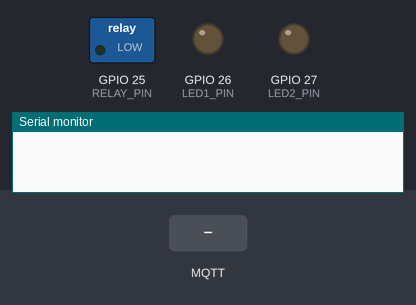
Simulated run of this sketch. Board: ESP32. Shown: switched loads named in the sketch (green lamp = pin HIGH), output pins drawn as LEDs (lit = HIGH), the last lines printed to the serial monitor. Dashed ring = blinking. Inputs (shaded band) come from the test bench. WiFi joins after 1.5 s; servers stay silent unless stated; the local clock reads 2024-03-15 10:24:30 at power-on unless the sketch sets it; no MQTT or app messages arrive unless stated.

Above: at 0.0 s.
At 3.2 s:
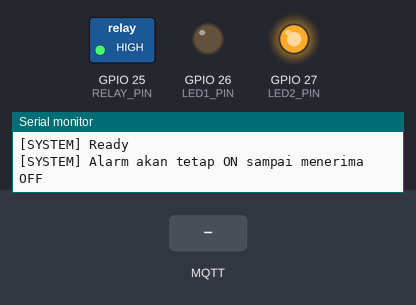
3.3 s: MQTT message "ON" arrives on the first subscribed topic
At 3.46 s:
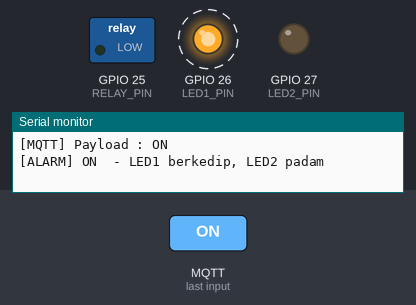
6.3 s: MQTT message "ALARM_ON" arrives on the first subscribed topic
9.3 s: MQTT message "TEST" arrives on the first subscribed topic
Timing chart, 0 to 18.3 s (numbered marks = the images above; inputs shaded):
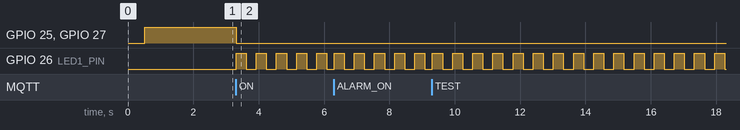

Measured:
- after the input at 3.3 s, GPIO 25 (RELAY_PIN), GPIO 27 (LED2_PIN): HIGH → LOW at once; GPIO 26 (LED1_PIN): alternates HIGH for 0.31 s and LOW for 0.31 s, starting at once

The sketch:

esp32_alarm.ino
```cpp
#include <WiFi.h>
#include <WiFiClientSecure.h>
#include <PubSubClient.h>
#include <time.h>

// ============================================================
//  Smart Community RT - Alarm ESP32
// ============================================================
//
//  Berlangganan perintah alarm lewat MQTT dan menggerakkan relay sirene
//  beserta dua LED penanda.
//
//  ------------------------------------------------------------
//  Arti kedua LED
//  ------------------------------------------------------------
//
//    LED 2  = SIAGA. Menyala terus saat keadaan aman.
//    LED 1  = ALARM. Berkedip saat sirene menyala.
//
//  Keduanya TIDAK PERNAH menyala bersamaan, dan itu disengaja: satu lampu
//  padam adalah tanda yang sama kuatnya dengan satu lampu menyala. Kalau
//  keduanya menyala saat alarm aktif, orang harus memperhatikan lampu mana
//  yang berkedip untuk tahu keadaannya — dari kejauhan, atau sekilas lewat,
//  itu tidak terbaca.
//
//  Dengan pembagian ini keadaan alat terbaca dari satu pandangan:
//
//    LED 2 menyala tenang        -> aman
//    LED 1 berkedip, LED 2 padam -> alarm menyala
//    keduanya padam              -> alat mati atau belum siap
//
//  Keadaan ketiga itu penting: sebelumnya "aman" dan "alat mati" sama-sama
//  ditandai kedua LED padam, sehingga alat yang mati diam-diam terlihat persis
//  seperti alat yang sedang berjaga.
// ============================================================


// ============================================================
//  KREDENSIAL SENGAJA DIKOSONGKAN
// ============================================================
//
//  Repositori ini PUBLIK. Nilai asli WiFi dan broker TIDAK ditulis di sini
//  karena riwayat git bersifat permanen: sekali ter-push, sandi itu terbit
//  selamanya walau barisnya dihapus di commit berikutnya.
//
//  Kredensial broker adalah yang paling berbahaya. Siapa pun yang memilikinya
//  bisa menyambung langsung ke broker dan menerbitkan "ON" sendiri - melewati
//  PIN darurat, melewati RBAC, dan tanpa meninggalkan satu baris pun di
//  activity_logs. Seluruh penjagaan di backend menjadi tidak berarti.
//
//  Isi kelima nilai di bawah pada salinan LOKAL sebelum flash, dan jangan
//  meng-commit salinan itu. Pola yang sama dipakai backend-node/.env.example.
// ============================================================

// ============================================================
// WiFi
// ============================================================
const char* WIFI_SSID = "GANTI_NAMA_WIFI";
const char* WIFI_PASSWORD = "GANTI_PASSWORD_WIFI";

// ============================================================
// MQTT / EMQX Cloud
// ============================================================
const char* MQTT_HOST = "GANTI_HOST_BROKER";
const uint16_t MQTT_PORT = 8883;

const char* MQTT_USER = "GANTI_USER_BROKER";
const char* MQTT_PASSWORD = "GANTI_PASSWORD_BROKER";

// ============================================================
// Identitas RT
// ============================================================
// Satu pemasangan melayani beberapa RT dalam satu RW, jadi tiap perangkat
// harus tahu ia milik RT mana. Nilai ini WAJIB disesuaikan sebelum diflash,
// dan harus sama persis dengan kolom `kode` pada tabel `rt` di server —
// termasuk angka nolnya: "003", bukan "3".
//
// Salah kode berarti sirene RT ini berbunyi untuk keadaan darurat di RT lain,
// atau lebih buruk, tidak berbunyi sama sekali saat RT ini yang membutuhkan.
const char* RT_CODE = "001";

// ============================================================
// MQTT Topics
// ============================================================
// Disusun dari RT_CODE saat setup(), bukan ditulis tetap. Pola dan urutannya
// harus sama dengan `POLA_TOPIK` di backend-node/src/config/mqtt.js:
//
//   smart-community/rt/{rt}/alarm/command
//   smart-community/rt/{rt}/alarm/status
char TOPIC_COMMAND[64];
char TOPIC_STATUS[64];

void susunTopik() {
  snprintf(TOPIC_COMMAND, sizeof(TOPIC_COMMAND), "smart-community/rt/%s/alarm/command", RT_CODE);
  snprintf(TOPIC_STATUS,  sizeof(TOPIC_STATUS),  "smart-community/rt/%s/alarm/status",  RT_CODE);
}

// ============================================================
// GPIO
// ============================================================
// Sesuaikan dengan wiring rangkaian kamu.
constexpr uint8_t RELAY_PIN = 25;
constexpr uint8_t LED1_PIN  = 26;  // ALARM  - berkedip saat sirene menyala
constexpr uint8_t LED2_PIN  = 27;  // SIAGA  - menyala saat keadaan aman

// Relay module ACTIVE LOW:
// LOW  = relay ON
// HIGH = relay OFF
constexpr uint8_t RELAY_ON  = LOW;
constexpr uint8_t RELAY_OFF = HIGH;

// Jeda kedip LED alarm.
//
// 300 ms terbaca sebagai "darurat" tanpa membuat mata lelah. Di bawah ~150 ms
// kedipannya mulai terlihat seperti lampu rusak, bukan peringatan.
constexpr unsigned long BLINK_INTERVAL = 300;

// ============================================================
// State
// ============================================================
bool alarmActive = false;

// Keadaan kedip LED alarm. Dikelola di loop(), bukan dengan delay(), supaya
// alat tetap membaca jaringan selama LED berkedip - lihat catatan di
// blinkAlarmLed().
bool led1State = false;
unsigned long lastBlink = 0;

// ============================================================
// Network
// ============================================================
WiFiClientSecure espClient;
PubSubClient mqtt(espClient);

// ============================================================
// NTP
// ============================================================
void syncTime() {
  Serial.println("[NTP] Synchronizing time...");

  configTime(
    0,
    0,
    "pool.ntp.org",
    "time.nist.gov",
    "time.google.com"
  );

  struct tm timeinfo;

  for (int i = 0; i < 20; i++) {
    if (getLocalTime(&timeinfo, 1000)) {
      Serial.println("[NTP] Time synchronized");

      Serial.printf(
        "[NTP] %04d-%02d-%02d %02d:%02d:%02d\n",
        timeinfo.tm_year + 1900,
        timeinfo.tm_mon + 1,
        timeinfo.tm_mday,
        timeinfo.tm_hour,
        timeinfo.tm_min,
        timeinfo.tm_sec
      );

      return;
    }

    Serial.print(".");
  }

  Serial.println();
  Serial.println("[NTP] FAILED");
}

// ============================================================
// LED Siaga
// ============================================================
// Dipakai saat boot dan setiap kali alarm mati, supaya "aman" selalu ditandai
// hal yang sama di seluruh berkas ini.
void setIdleLeds() {
  digitalWrite(LED1_PIN, LOW);   // alarm padam
  digitalWrite(LED2_PIN, HIGH);  // siaga menyala
  led1State = false;
}

// ============================================================
// Alarm Control
// ============================================================
void setAlarm(bool active) {
  alarmActive = active;

  if (active) {
    // Alarm ON
    digitalWrite(RELAY_PIN, RELAY_ON);

    // LED siaga DIPADAMKAN. Ia menandakan "aman", dan keadaan sekarang
    // bukan aman.
    digitalWrite(LED2_PIN, LOW);

    // Kedip dimulai dari padam lalu langsung dibalik oleh loop().
    // lastBlink = 0 membuat kedipan pertama terjadi seketika, bukan setelah
    // menunggu satu interval - pada alarm, jeda 300 ms di awal terasa seperti
    // alat yang tidak merespons.
    led1State = false;
    digitalWrite(LED1_PIN, LOW);
    lastBlink = 0;

    if (mqtt.connected()) {
      mqtt.publish(TOPIC_STATUS, "ON", true);
    }

    Serial.println("[ALARM] ON  - LED1 berkedip, LED2 padam");
  } else {
    // Alarm OFF
    digitalWrite(RELAY_PIN, RELAY_OFF);

    // Kembali ke tanda siaga: alarm padam, siaga menyala.
    setIdleLeds();

    if (mqtt.connected()) {
      mqtt.publish(TOPIC_STATUS, "OFF", true);
    }

    Serial.println("[ALARM] OFF - LED1 padam, LED2 menyala");
  }
}

// ============================================================
// Kedip LED alarm
// ============================================================
// Ditulis TANPA delay() dengan sengaja.
//
// Versi ber-delay membuat alat berhenti membaca jaringan selama ratusan
// milidetik pada setiap kedipan. Perintah OFF yang tiba pada jeda itu bisa
// terlewat, dan gejalanya adalah sirene yang terus berbunyi setelah pengurus
// menekan tombol mati - kegagalan yang jauh lebih terasa daripada LED yang
// berkedip tidak rapi.
void blinkAlarmLed() {
  if (!alarmActive) {
    return;
  }

  const unsigned long now = millis();

  if (now - lastBlink >= BLINK_INTERVAL) {
    lastBlink = now;
    led1State = !led1State;
    digitalWrite(LED1_PIN, led1State ? HIGH : LOW);
  }
}

// ============================================================
// MQTT Callback
// ============================================================
void mqttCallback(char* topic, byte* payload, unsigned int length) {
  String message;

  for (unsigned int i = 0; i < length; i++) {
    message += (char)payload[i];
  }

  message.trim();
  message.toUpperCase();

  Serial.println();
  Serial.println("[MQTT] Message received");

  Serial.print("[MQTT] Topic   : ");
  Serial.println(topic);

  Serial.print("[MQTT] Payload : ");
  Serial.println(message);

  // Hanya proses topic command
  if (String(topic) != TOPIC_COMMAND) {
    Serial.println("[MQTT] Topic ignored");
    return;
  }

  // Alarm ON
  if (
    message == "ON" ||
    message == "ALARM_ON" ||
    message == "TEST"
  ) {
    setAlarm(true);
  }

  // Alarm OFF
  else if (
    message == "OFF" ||
    message == "ALARM_OFF"
  ) {
    setAlarm(false);
  }

  // Command tidak dikenal DIABAIKAN, bukan ditebak. Menebak di sini berarti
  // satu pesan rusak bisa membangunkan satu kampung.
  else {
    Serial.print("[MQTT] Unknown command: ");
    Serial.println(message);
  }
}

// ============================================================
// WiFi Connection
// ============================================================
void connectWiFi() {
  if (WiFi.status() == WL_CONNECTED) {
    return;
  }

  Serial.println();
  Serial.print("[WiFi] Connecting to ");
  Serial.println(WIFI_SSID);

  WiFi.mode(WIFI_STA);
  WiFi.begin(WIFI_SSID, WIFI_PASSWORD);

  while (WiFi.status() != WL_CONNECTED) {
    delay(500);
    Serial.print(".");
  }

  Serial.println();
  Serial.println("[WiFi] Connected");

  Serial.print("[WiFi] IP: ");
  Serial.println(WiFi.localIP());

  Serial.print("[WiFi] RSSI: ");
  Serial.print(WiFi.RSSI());
  Serial.println(" dBm");
}

// ============================================================
// MQTT Connection
// ============================================================
void connectMQTT() {
  while (!mqtt.connected()) {
    Serial.println();
    Serial.print("[MQTT] Connecting to ");
    Serial.print(MQTT_HOST);
    Serial.print(":");
    Serial.println(MQTT_PORT);

    String clientId =
      "ESP32-ALARM-" +
      String((uint32_t)ESP.getEfuseMac(), HEX);

    bool connected = false;

    if (strlen(MQTT_USER) > 0) {
      connected = mqtt.connect(
        clientId.c_str(),
        MQTT_USER,
        MQTT_PASSWORD
      );
    } else {
      connected = mqtt.connect(clientId.c_str());
    }

    if (connected) {
      Serial.println("[MQTT] Connected");

      bool subscribed = mqtt.subscribe(TOPIC_COMMAND);

      Serial.print("[MQTT] Subscribe: ");
      Serial.println(subscribed ? "OK" : "FAILED");

      Serial.print("[MQTT] Topic: ");
      Serial.println(TOPIC_COMMAND);

      // Publish current alarm state
      mqtt.publish(
        TOPIC_STATUS,
        alarmActive ? "ON" : "OFF",
        true
      );
    } else {
      Serial.print("[MQTT] Connection failed, state=");
      Serial.println(mqtt.state());

      // Sirene TIDAK dipadamkan di sini. Kalau alarm sedang menyala dan
      // jaringan terputus, relay harus tetap menahan sirene - memadamkannya
      // karena WiFi bermasalah berarti alarm mati justru saat orang paling
      // membutuhkannya.
      //
      // Kedipan LED memang berhenti selama menunggu di sini, karena loop()
      // tidak berjalan. Itu kosmetik; yang menentukan adalah relay tetap ON.
      delay(3000);
    }
  }
}

// ============================================================
// Setup
// ============================================================
void setup() {
  Serial.begin(115200);

  delay(500);

  // Topik disusun paling awal: seluruh sisa setup() dan loop() memakainya,
  // dan array yang masih kosong akan membuat perangkat berlangganan ke topik
  // "" tanpa satu pun pesan galat — bisu, dan terlihat seperti berfungsi.
  susunTopik();

  Serial.println();
  Serial.println("========================================");
  Serial.println(" Smart Community RT - Alarm ESP32");
  Serial.print(" RT   : "); Serial.println(RT_CODE);
  Serial.print(" Topik: "); Serial.println(TOPIC_COMMAND);
  Serial.println("========================================");

  // ----------------------------------------------------------
  // GPIO
  // ----------------------------------------------------------
  pinMode(RELAY_PIN, OUTPUT);
  pinMode(LED1_PIN, OUTPUT);
  pinMode(LED2_PIN, OUTPUT);

  // Kondisi AMAN saat boot
  // Active LOW relay -> HIGH = OFF
  digitalWrite(RELAY_PIN, RELAY_OFF);
  setIdleLeds();

  alarmActive = false;

  Serial.println("[BOOT] Relay : OFF");
  Serial.println("[BOOT] LED 1 : OFF (alarm)");
  Serial.println("[BOOT] LED 2 : ON  (siaga)");
  Serial.println("[BOOT] Alarm : OFF");

  // ----------------------------------------------------------
  // WiFi
  // ----------------------------------------------------------
  connectWiFi();

  // ----------------------------------------------------------
  // NTP
  // ----------------------------------------------------------
  syncTime();

  // ----------------------------------------------------------
  // TLS
  // ----------------------------------------------------------
  // SEMENTARA untuk testing.
  // Jangan gunakan setInsecure() untuk deployment final.
  espClient.setInsecure();

  // ----------------------------------------------------------
  // MQTT
  // ----------------------------------------------------------
  mqtt.setServer(MQTT_HOST, MQTT_PORT);
  mqtt.setCallback(mqttCallback);
  mqtt.setBufferSize(256);

  connectMQTT();

  // Pastikan output tetap pada keadaan siaga setelah koneksi MQTT.
  //
  // Dijaga dengan `if (!alarmActive)`: broker mengirim pesan retained segera
  // setelah subscribe, jadi alat yang menyala saat alarm sedang aktif bisa
  // SUDAH menerima "ON" sebelum baris ini dijalankan. Memaksa siaga tanpa
  // pemeriksaan itu akan memadamkan alarm yang seharusnya berbunyi.
  if (!alarmActive) {
    digitalWrite(RELAY_PIN, RELAY_OFF);
    setIdleLeds();
  }

  Serial.println();
  Serial.println("[SYSTEM] Ready");
  Serial.println("[SYSTEM] Alarm akan tetap ON sampai menerima OFF");
}

// ============================================================
// Loop
// ============================================================
void loop() {
  // ----------------------------------------------------------
  // WiFi
  // ----------------------------------------------------------
  if (WiFi.status() != WL_CONNECTED) {
    Serial.println("[WiFi] Disconnected");
    connectWiFi();
    syncTime();
  }

  // ----------------------------------------------------------
  // MQTT
  // ----------------------------------------------------------
  if (!mqtt.connected()) {
    Serial.println("[MQTT] Disconnected");
    connectMQTT();
  }

  mqtt.loop();

  // ----------------------------------------------------------
  // LED alarm
  // ----------------------------------------------------------
  blinkAlarmLed();

  // ----------------------------------------------------------
  // Tidak ada auto-off.
  //
  // Alarm hanya mati jika:
  // 1. menerima command OFF
  // 2. ESP32 direstart / kehilangan daya
  // ----------------------------------------------------------

  delay(10);
}
```
